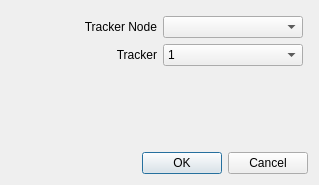
<?xml version="1.0" encoding="UTF-8"?>
<ui version="4.0">
 <class>apply_point_track</class>
 <widget class="QDialog" name="apply_point_track">
  <property name="geometry">
   <rect>
    <x>0</x>
    <y>0</y>
    <width>319</width>
    <height>185</height>
   </rect>
  </property>
  <property name="windowTitle">
   <string notr="true">Apply Track</string>
  </property>
  <layout class="QVBoxLayout" name="verticalLayout">
   <item>
    <layout class="QGridLayout" name="gridLayout">
     <property name="margin">
      <number>5</number>
     </property>
     <item row="0" column="0">
      <widget class="QLabel" name="label">
       <property name="text">
        <string>Tracker Node</string>
       </property>
       <property name="alignment">
        <set>Qt::AlignRight|Qt::AlignTrailing|Qt::AlignVCenter</set>
       </property>
      </widget>
     </item>
     <item row="0" column="1">
      <widget class="QComboBox" name="tracker_combo_"/>
     </item>
     <item row="1" column="0">
      <widget class="QLabel" name="label_2">
       <property name="text">
        <string>Tracker</string>
       </property>
       <property name="alignment">
        <set>Qt::AlignRight|Qt::AlignTrailing|Qt::AlignVCenter</set>
       </property>
      </widget>
     </item>
     <item row="1" column="1">
      <widget class="QComboBox" name="num_combo_">
       <item>
        <property name="text">
         <string>1</string>
        </property>
       </item>
       <item>
        <property name="text">
         <string>2</string>
        </property>
       </item>
       <item>
        <property name="text">
         <string>3</string>
        </property>
       </item>
       <item>
        <property name="text">
         <string>4</string>
        </property>
       </item>
      </widget>
     </item>
     <item row="2" column="1">
      <spacer name="verticalSpacer">
       <property name="orientation">
        <enum>Qt::Vertical</enum>
       </property>
       <property name="sizeHint" stdset="0">
        <size>
         <width>20</width>
         <height>40</height>
        </size>
       </property>
      </spacer>
     </item>
    </layout>
   </item>
   <item>
    <widget class="QDialogButtonBox" name="buttonBox">
     <property name="orientation">
      <enum>Qt::Horizontal</enum>
     </property>
     <property name="standardButtons">
      <set>QDialogButtonBox::Cancel|QDialogButtonBox::Ok</set>
     </property>
    </widget>
   </item>
  </layout>
 </widget>
 <resources/>
 <connections>
  <connection>
   <sender>buttonBox</sender>
   <signal>accepted()</signal>
   <receiver>apply_point_track</receiver>
   <slot>accept()</slot>
   <hints>
    <hint type="sourcelabel">
     <x>248</x>
     <y>254</y>
    </hint>
    <hint type="destinationlabel">
     <x>157</x>
     <y>274</y>
    </hint>
   </hints>
  </connection>
  <connection>
   <sender>buttonBox</sender>
   <signal>rejected()</signal>
   <receiver>apply_point_track</receiver>
   <slot>reject()</slot>
   <hints>
    <hint type="sourcelabel">
     <x>316</x>
     <y>260</y>
    </hint>
    <hint type="destinationlabel">
     <x>286</x>
     <y>274</y>
    </hint>
   </hints>
  </connection>
 </connections>
</ui>
